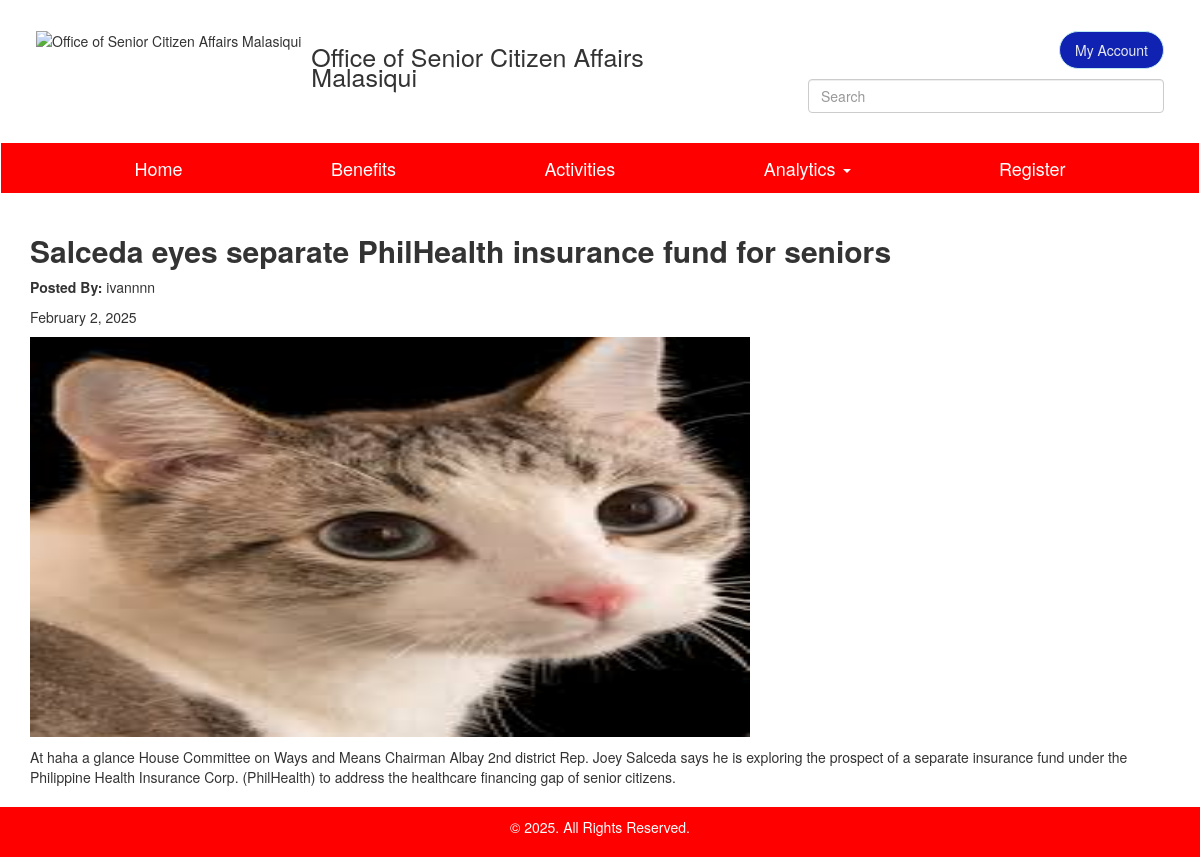
The app's page /view_news.php?id=1 with its own data.
### tables this page shows
CREATE TABLE `news` (
  `id` int NOT NULL,
  `author` varchar(100) NOT NULL,
  `title` varchar(255) NOT NULL,
  `news_date` date NOT NULL,
  `content` text NOT NULL,
  `image_path` varchar(255) NOT NULL,
  `headline` tinyint(1) NOT NULL,
  `created_at` timestamp NOT NULL DEFAULT CURRENT_TIMESTAMP,
  `updated_at` timestamp NOT NULL DEFAULT CURRENT_TIMESTAMP,
  `deleted_at` timestamp NULL DEFAULT NULL
);

### view_news.php (the view, shortened to what this page needs)
<?php
include './database/db_connection.php';
$activity_id = $_GET['id'];
try {
    $sql = "SELECT * FROM news WHERE id = :id LIMIT 1";
    $stmt = $pdo->prepare($sql);
    $stmt->bindParam(':id', $activity_id, PDO::PARAM_INT);
    $stmt->execute();
    $news = $stmt->fetch(PDO::FETCH_ASSOC);
} catch (PDOException $e) {
    die("Error fetching activity: " . $e->getMessage());
}
?>
<!DOCTYPE html>
<html lang="en">
<head>
    <link rel="stylesheet" href="assets/css/activities.css">
    <link rel="stylesheet" href="assets/css/styleHome.css">
    <link rel="stylesheet" href="assets/css/banner.css">
    <link rel="stylesheet" href="https://maxcdn.bootstrapcdn.com/bootstrap/3.4.1/css/bootstrap.min.css">
</head>
<body>
<nav class="navbar">
    <?php include './components/nav.php'; ?>
</nav>
<main class="heromain">
    <section>
        <div class="container">
            <div class="row">
                <div class="col-sm-12">
                    <div class="news-details">
                        <h2><b><?php echo htmlspecialchars($news['title']); ?></b></h2>
                        <p><strong>Posted By:</strong> <?php echo htmlspecialchars($news['author']); ?></p>
                        <p><strong></strong> <?php echo date('F j, Y', strtotime($news['news_date'])); ?></p>
                        </div>
                        <img id="image" src="./<?php echo substr($news['image_path'], 1); ?>" alt="" >
                        <p><strong></strong> <?php echo $news['content']; ?></p>
                    </div>
                </div>
            </div>
    </section>
</main>
<?php include './components/footer.php'; ?>
</body>
</html>

### assets/css/styleHome.css (style rules this page uses)
body { font-style: 'Lora', sans-serif; overflow-x: hidden; }
.heromain { padding-bottom: 5%; }

### assets/css/footer.css (style rules this page uses)
* { margin: 0; padding: 0; box-sizing: border-box; }
body, html { height: 100%; }

### view_news.php (style rules this page uses)
#image { height: 50vh; width: 60vw; }

### records on screen
news: title "Salceda eyes separate PhilHealth insurance fund for seniors", author "ivannnn", news_date "February 2, 2025", image_path (picture), content "At haha a glance House Committee on Ways and Means Chairman Albay 2nd district Rep. Joey Salceda says he is exploring the prospect of a separate insurance fund under the Philippine Health Insurance Corp. (PhilHealth) to address the healthcare financing gap of senior citizens."
